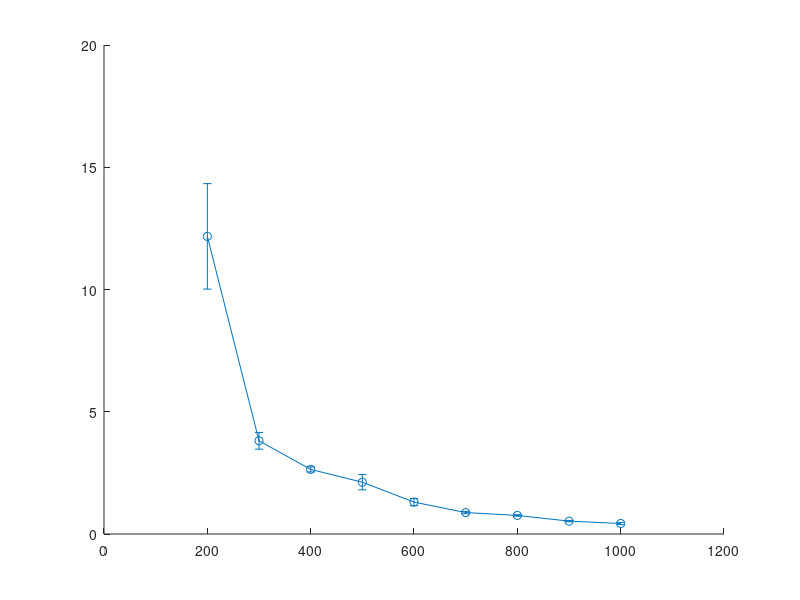

The MATLAB script that drew this image: (Note: this script raises an error after producing the figure.)
%%Draw data for experimentation occurring in Dec 23
close all
%--------------------Data:
%Comparison with real world
xMagneticGradient = [nan,200,300,400,500,600,700,800,900,1000;
    100,200,300,400,500,600,700,800,900,1000];
   % 100,200,300,400,500,600,700,800,900,1000];
ySIM = [46.512,11.628,5.168,2.908,1.862,1.292,0.95,0.728,0.576,0.466;
    8.454,3.542,2.032,1.338,0.954,0.716,0.56,0.45,0.37,0.31];
yCentreMass = [nan,12.17328176,3.812489495,2.642472035,2.118412431,1.304644141,0.876804441,0.760185999,0.526752971,0.429052288;
    8.981758654,3.422943992,2.256141739,1.243125878,1.022945019,0.817271251,0.560586891,0.442029934,0.39166477,0.329443422];
   % 2.304562612,1.518018258,0.901767579,0.779648928,0.590271474,0.608549841,0.603665914,0.451864794,0.466587043,0.442810586];
yErrCentreMass = [nan,2.156827227,0.341961349,0.104225931,0.312307199,0.147472215,0.048398177,0.029996719,0.027716329,0.045154457;
    1.949534974,0.349199702,0.319479026,0.036205572,0.084373467,0.094393343,0.024412964,0.053179545,0.018687939,0.035392207];
  %  0.060968828,0.058219436,0.063302935,0.047180716,0.040413652,0.019478045,0.038407423,0.029737199,0.056668734,0.026151592];
%No error for sim

xMagneticGradientAli = [0.6283186,0.9424779,1.2566372,1.8849558,2.5132744];
yAli = [3,1.6,1.3,1,0.7];
ySIMAli = [2.912,1.942,1.456,0.972,0.814];

%Flow@3mt:
xFlowVelocity = [0.005,0.01,0.015,0.02,0.025,0.03,0.035,0.04,0.045,0.05,0.055,0.06];
yFlowVelocity = [99.74,99.64,96.32,82.66,80.1,60.89999999999999,61.65999999999999,46.8,56.08,34.92,27.060000000000002,35.26];
yErrFlowVelocity = [0.78,0.783836718,1.970177657,5.983343547,7.300547925,8.688498144,11.06455602,13.62116001,7.40605158,19.04021008,12.60794987,12.73013747];

xsplit = [0.005,0.01,0.015,0.02,0.025,0.03,0.035,0.04,0.045,0.05,0.055,0.06];
ysplit = [100,95.24,80.44,81.1,78.38,76.28,71.18,58.94,63.26,68.6,63.98,58.98];
yErrsplit = [0,6.75384335,11.46779839,7.462573283,5.601035619,5.581541006,8.851417966,20.26209269,13.56880245,11.55023809,13.08417365,16.66720132];

%Too low here
% xForceLimit = [1,0.5,0.25,0.125,0.0625,0.03125];
% yForceLimit = [99.64, 84.14, 54.62, 31.52, 28.88, 23.08];
% yErrForceLimit = [0.113841996,3.244496879,0.196061215,0.151789328,0.025298221,0.101192885];
xForceLimit = [1,0.5,0.4,0.3,0.2,0.1];
yForceLimit = [100, 82.26, 72.41999999999999, 58.06, 39.32000000000001, 29.660000000000004];
yErrForceLimit = [0,6.502953175,2.50031998,2.464224016,2.498319435,0.996192752];

%Value for report to paper
ySIM(1,:)
(ySIM(1,2:end))
deviation = abs(([ySIM(1,2:end)] - [yCentreMass(1,2:end)])./[yCentreMass(1,2:end)]);
dev2mt = mean(deviation)%(2:end))
deviationa = abs(([ySIM(2,2:end)] - [yCentreMass(2,2:end)])./[yCentreMass(2,2:end)]);
deviationb = abs(([ySIM(2,:)] - [yCentreMass(2,:)])./[yCentreMass(2,:)]);
dev3mt = mean(deviationa)
dev3mtb = mean(deviationb)
deviationbotha = mean([dev2mt,dev3mt])
deviationbothb = mean([dev2mt.*9,dev3mtb.*10])./19

%Figure 1 (CentreMass)
figure1 = figure;
axes1 = axes('Parent',figure1);
hold(axes1,'on');

plot11 = errorbar(axes1,xMagneticGradient(1,:),yCentreMass(1,:), yErrCentreMass(1,:),'o-','MarkerEdgeColor','black','MarkerSize',4,'MarkerFaceColor','blue','color','blue');%,'MarkerEdgeColor','#808080','MarkerFaceColor','#ff3300');
hold on
plot12 = errorbar(axes1,xMagneticGradient(2,:),yCentreMass(2,:), yErrCentreMass(2,:), 'square-','MarkerEdgeColor','black','MarkerSize',4,'MarkerFaceColor','red');%,'MarkerEdgeColor','#808080','MarkerFaceColor','#008002');
hold on
plot13 = plot(axes1,xMagneticGradient(1,:),ySIM(1,:),'o--','MarkerEdgeColor','black','MarkerSize',4,'Color','blue','MarkerFaceColor','blue','color','blue');%,'MarkerEdgeColor','#808080','MarkerFaceColor','cyan');
hold on
plot14 = plot(axes1,xMagneticGradient(2,:),ySIM(2,:), 'square--','MarkerEdgeColor','black','MarkerSize',4,'Color','red','MarkerFaceColor','red');%,'MarkerEdgeColor','black','MarkerFaceColor','blue');
hold on

xlim(axes1,[50,1050]);
xlabel("Magnetic Gradient applied (mT/m)");
ylabel("Average time for particles to travel 1mm (s)");
box(axes1,'on');
grid(axes1,'on');

% Create legend
legend(axes1,'Measured at 2mT','Measured at 3mT','Simulated at 2mT','Simulated at 3mT','Location','northeast'); %Spread" formation','Particles start in a "Split Clump" formation','Particles start in a "Split Spread" formation','','','',''
title(axes1,"Time taken to travel 1mm for differing magnetic gradients");
fontname(axes1,"times new roman")

%Figure 2 (Ali Data)
figure2 = figure;
axes2 = axes('Parent',figure2);
hold(axes2,'on');

plot21 = plot(axes2,xMagneticGradientAli.*1000,yAli,'o-','MarkerEdgeColor','black','MarkerSize',4,'MarkerFaceColor','blue','color','blue');
hold on
plot22 = plot(axes2,xMagneticGradientAli.*1000,ySIMAli,'square--','MarkerEdgeColor','black','MarkerSize',4,'MarkerFaceColor','black','Color','blue');
hold on

xlim(axes2,[500,3000]);
xlabel("Limit of force user is permitted to apply (mT/m)");
ylabel("Time taken for particles to travel 1mm for differing magnetic gradients");
box(axes2,'on');
grid(axes2,'on');
legend(axes2,'Experimental data','Simulated data','Location','northeast'); %Spread" formation','Particles start in a "Split Clump" formation','Particles start in a "Split Spread" formation','','','',''
title(axes2,"Time taken to travel 1mm for differing magnetic gradients");
fontname(axes2,"times new roman")

%Figure 1a (NewParticlesComparison)
figure1a = figure;
axes1a = axes('Parent',figure1a);
hold(axes1a,'on');

plot1a = plot(axes1a,yCentreMass(1,:),ySIM(1,:) ,'o-','MarkerEdgeColor','black','MarkerSize',4,'MarkerFaceColor','blue','color','blue');
hold on
plot1b = plot(axes1a,yCentreMass(2,:),ySIM(2,:) ,'square-','MarkerEdgeColor','black','MarkerSize',4,'MarkerFaceColor','red','color','red');
hold on
plot1c = plot(axes1a,[0:12],[0:12],'-','Color','black');
hold on

xlabel("Experimental results time to reach 1mm");
ylabel("Simulated results time to reach 1mm");
box(axes1a,'on');
grid(axes1a,'on');
legend(axes1a,'2mt','3mt','Ideal Simulation','Location','southeast')
title(axes1a,"Comparison of simulated vs recorded times to travel 1mm");
fontname(axes1a,"times new roman")

%Figure 2a (NewParticlesComparison)
figure2a = figure;
axes2a = axes('Parent',figure2a);
hold(axes2a,'on');

plot1a = plot(axes2a,yAli,ySIMAli ,'o-','MarkerEdgeColor','black','MarkerSize',4,'MarkerFaceColor','blue','color','blue');
hold on
plot1c = plot(axes2a,[0.6:0.1:3.1],[0.6:0.1:3.1],'-','Color','black');
hold on

xlim(axes2a,[0.6,3.1]);
ylim(axes2a,[0.6,3.1]);
xlabel("Experimental results time to reach 1mm");
ylabel("Simulated results time to reach 1mm");
box(axes2a,'on');
grid(axes2a,'on');
legend(axes2a,'Previous Experimental Data','Ideal Simulation','Location','southeast')
title(axes2a,"Comparison of simulated vs recorded times to travel 1mm");
fontname(axes2a,"times new roman")

%Figure 3 (Flow Velocity)
figure3 = figure;
axes3 = axes('Parent',figure3);
hold(axes3,'on');

plot31 = errorbar(axes3,xFlowVelocity(1,:),yFlowVelocity(1,:), yErrFlowVelocity(1,:),'o-','MarkerEdgeColor','black','MarkerSize',4,'MarkerFaceColor','blue','color','blue');
hold on
plot32 = errorbar(axes3,xsplit(1,:),ysplit(1,:), yErrsplit(1,:),'square-','MarkerEdgeColor','black','MarkerSize',4,'MarkerFaceColor','red','color','red');
hold on

xlim(axes3,[0,0.065]);
xlabel("Flow Velocity (m/s)");
ylabel("Percentage of particles reaching the goal");
box(axes3,'on');
grid(axes3,'on');

%Create Title
title(axes3,"Percentage of particles reaching the goal state for different fluid flow velocities");
legend(axes3,'clump start','split start','Location','southwest')
fontname(axes3,"times new roman")

%Figure 4 (ForceLimit)
figure4 = figure;
axes4 = axes('Parent',figure4);
hold(axes4,'on');

plot41 = errorbar(axes4,xForceLimit(1,:).*1000,yForceLimit(1,:), yErrForceLimit(1,:),'o-','MarkerEdgeColor','black','MarkerSize',4,'MarkerFaceColor','blue','color','blue');
hold on

xlim(axes4,[0,1050]);
xlabel("Limit of force user is permitted to apply (mT/m)");
ylabel("Percentage of particles reaching the goal");
box(axes4,'on');
grid(axes4,'on');

%Create Title
title(axes4,"Percentage of particles reaching the goal for different limits applied to user input");
fontname(axes4,"times new roman")